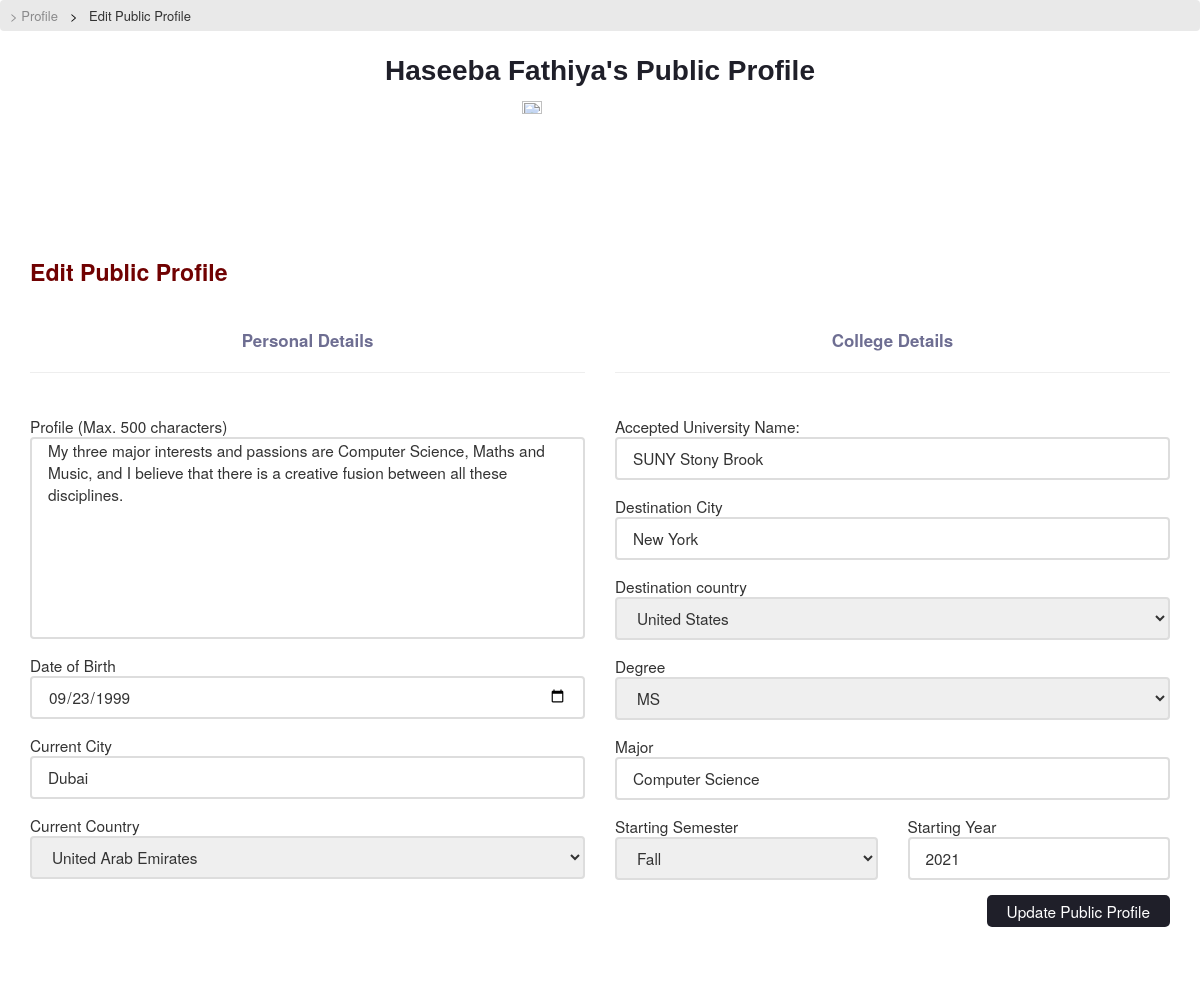
Page /user/update_public_profile/ (signed in) on the committed database.
### connect/models.py (models this page shows)
class PublicProfile(models.Model):
    user = models.OneToOneField(User, on_delete = models.CASCADE, primary_key=True)
    profile_public = models.BooleanField(default = False)
    origin_city = models.CharField(max_length = 100, blank = True, null=True)
    origin_country = CountryField(blank = True, blank_label = 'Select Country')
    destination_city = models.CharField(max_length = 100, blank = True, null=True)
    destination_country = CountryField(blank = True, blank_label = 'Select Country')
    accepted_university = models.CharField(max_length = 200, blank = True, null=True)
    major = models.CharField(max_length = 200, blank = True, null=True)
    date_of_birth = models.DateField(blank = True, null = True)
    profile = models.TextField(blank = True)
    profile_updated = models.BooleanField(default = False)
    degree = models.CharField(choices = DEGREE_CHOICES, default = 'ms', max_length = 3)
    starting_semester = models.CharField(choices = STARTING_SEMESTER_CHOICES, max_length = 5, blank = True, null=True, default = 'F')
    starting_year = models.IntegerField(blank = True, null = True)

### connect/views.py (the view)
# urls.py: path('update_public_profile/', update_public_profile_view, name = 'UpdatePublicProfile'),
def update_public_profile_view(request):
    if request.method == 'POST':
        print('public prof form has been submitted')
        form = UpdatePublicProfileForm(request.POST)
        if form.is_valid():
            print('public prof form is valid')
            degree = request.POST.get('degree')
            starting_semester = request.POST.get('starting_semester')
            major = request.POST.get('major')
            profile = request.POST.get('profile')
            date_of_birth = request.POST.get('date_of_birth')
            origin_city = request.POST.get('origin_city')
            origin_country = request.POST.get('origin_country')
            destination_city = request.POST.get('destination_city')
            destination_country = request.POST.get('destination_country')
            accepted_university = request.POST.get('accepted_university')
            starting_year = request.POST.get('starting_year')
            user = request.user
            user.refresh_from_db()
            public_profile = PublicProfile()
            public_profile.degree = degree
            public_profile.starting_semester = starting_semester
            public_profile.major = major
            public_profile.profile = profile
            public_profile.date_of_birth = date_of_birth
            public_profile.origin_city = origin_city
            public_profile.origin_country = origin_country
            public_profile.destination_city = destination_city
            public_profile.destination_country = destination_country
            public_profile.accepted_university = accepted_university
            public_profile.profile_updated = True
            public_profile.starting_year = starting_year
            public_profile.user = user
            public_profile.save()
            return redirect('user-home')
        else:
            print(form.errors)
            print('form isnt valid')
    else:
        current_user = request.user
        initial_values = {}
        if current_user.publicprofile.profile_updated:
            initial_values = {
                'profile': current_user.publicprofile.profile,
                'date_of_birth': current_user.publicprofile.date_of_birth,
                'origin_city': current_user.publicprofile.origin_city,
                'origin_country': current_user.publicprofile.origin_country,
                'destination_city': current_user.publicprofile.destination_city,
                'destination_country': current_user.publicprofile.destination_country,
                'accepted_university': current_user.publicprofile.accepted_university,
                'major': current_user.publicprofile.major,
                'starting_semester': current_user.publicprofile.starting_semester,
                'starting_year': current_user.publicprofile.starting_year,
                'degree': current_user.publicprofile.degree
            }
        form = UpdatePublicProfileForm(request.POST or None, initial = initial_values)
    context = {
        'form': form
    }
    return render(request, 'registration/update-public-profile.html', context)

### connect/forms.py (shortened to what this page needs)
class UpdatePublicProfileForm(forms.Form):
    profile = forms.CharField(widget = forms.Textarea, label = "Profile (Max. 500 characters)")
    date_of_birth = forms.DateField(label = "Date of Birth", widget=forms.widgets.DateInput(attrs={'type': 'date'}))
    origin_city = forms.CharField(label = "Current City")
    origin_country = CountryField(blank_label = "Current Country").formfield()
    destination_city = forms.CharField(label = "Destination City")
    destination_country = CountryField(blank_label = "Select Destination Country").formfield()
    accepted_university = forms.CharField(label = "Accepted University Name")
    major = forms.CharField(label = "Major")
    starting_semester = forms.ChoiceField(choices = STARTING_SEMESTER_CHOICES, label = "Starting Semester")
    starting_year = forms.IntegerField(label = "Starting Year")
    degree = forms.ChoiceField(choices = DEGREE_CHOICES)

### pages/templates/registration/update-public-profile.html (shortened to what this page needs)
{% load widget_tweaks %} {% load static %}
<head>
    <link rel="stylesheet" href="https://maxcdn.bootstrapcdn.com/bootstrap/3.3.7/css/bootstrap.min.css">
    <link rel="stylesheet" href="{%  static 'css/portal-stylesheets/form-stylesheets/update-public-profile-style.css' %}">
</head>
<ul class="breadcrumb">
    <li><a onclick="showProfile()">> Profile</a></li>
    <li>Edit Public Profile</li>
</ul>
<p class="main-heading">{{user.first_name|title}} {{user.last_name|title}}'s Public Profile</p>
{% if user.graduateadmissionsprofile.gender == 'M' %}
<img class="profile-pic" src="https://www.kavs.uniza.sk/images/Avatar_img/avatar-user-student-3e3e52aa56aeb627-512x512.png" alt="profile_pic"> {% else %}
<img class="profile-pic" src="https://cdn.iconscout.com/icon/premium/png-512-thumb/female-avatar-12-774634.png" alt="profile_pic"> {% endif %}
<div class="section">
    <p class="section-heading">Edit Public Profile</p>
    <form method="POST" action="{% url 'UpdatePublicProfile' %}">{% csrf_token %} {{ form.non_field_errors }}
        <div class="side-by-side">
            <div>
                <p class="subheading">Personal Details</p>
                <hr>
                <br>{{form.profile.errors}} {{form.profile.label}} {% render_field form.profile placeholder='Something about yourself...' class='form-field' maxlength='500' rows='9' id="profile_textarea" %}
                <br> {{ form.date_of_birth.errors }} {{form.date_of_birth.label}} {% render_field form.date_of_birth placeholder='DOB' class='form-field'%}
                <br> {{ form.origin_city.errors }} {{form.origin_city.label}} {% render_field form.origin_city placeholder='Current City' class='form-field'%}
                <br> {{ form.origin_country.errors }} Current Country {% render_field form.origin_country placeholder='Current Country' class='form-field'%}
            </div>
            <div>
                <p class="subheading">College Details</p>
                <hr>
                <br>{{form.accepted_university.errors}} {{form.accepted_university.label}}: {% render_field form.accepted_university placeholder='College Name' class='form-field' %}
                <br> {{ form.destination_city.errors }} {{form.destination_city.label}} {% render_field form.destination_city placeholder='City' class='form-field'%}
                <br> {{ form.destination_country.errors }} {{form.destination_country.label}} {% render_field form.destination_country placeholder='Country' class='form-field'%}
                <br> {{ form.degree.errors }} {{form.degree.label}} {% render_field form.degree placeholder='Degree' class='form-field'%}
                <br> {{ form.major.errors }} {{form.major.label}} {% render_field form.major placeholder='Major' class='form-field'%}
                <div class="side-by-side">
                    <div>
                        {{ form.starting_semester.errors }} {{form.starting_semester.label}} {% render_field form.starting_semester placeholder='Starting Semester' class='form-field'%}
                    </div>
                    <div>
                        {{ form.starting_year.errors }} {{form.starting_year.label}} {% render_field form.starting_year placeholder='Starting Year' class='form-field'%}
                    </div>
                </div>
            </div>
        </div>
        <button type="submit" id="update-profile-button">Update Public Profile</button>
    </form>
</div>

### pages/static/css/portal-stylesheets/form-stylesheets/update-public-profile-style.css (style rules this page uses)
.main-heading { font-family: Arial, Helvetica, sans-serif; color: #1F1F29; font-weight: bold; font-size: 2em; text-align: center; }
.profile-pic { width: 13%; display: block; margin: 0 auto; }
.section { padding: 30px; background-color: #fff; margin: 20px 0px; font-size: 1.1em; word-wrap: break-word; }
.section-heading { font-size: 1.5em; font-weight: bold; color: #700101; }
.subheading { color: #6E6E92; font-weight: bold; margin-top: 30px; text-align: center; font-size: 1.1em; }
.side-by-side { display: grid; grid-template-columns: 1fr 1fr; gap: 30px; }
.form-field { height: 43px; padding: 0 16px; border: 2px solid #ddd; border-radius: 4px; outline: 0; transition: .2s; width: 100%; font-size: 1em; margin-bottom: 15px; }
ul.breadcrumb { padding: 5px 10px; list-style: none; background-color: #e9e9e9; }
ul.breadcrumb li { display: inline; font-size: 13px; cursor: pointer; }
ul.breadcrumb li+li:before { padding: 8px; color: black; content: ">\00a0"; }
ul.breadcrumb li a { color: #8A8A8B; text-decoration: none; }
#profile_textarea { height: auto; resize: none; }
button { background-color: #1F1F29; color: white; padding: 5px 20px; border-radius: 5px; cursor: pointer; border: none; float: right; }

### rows in the picture
PublicProfile: profile "My three major interests and passions are Computer Science, Maths and Music, and I believe that there is a creative fusion between all these disciplines.", date_of_birth "09/23/1999", origin_city "Dubai", origin_country "United Arab Emirates", accepted_university "SUNY Stony Brook", destination_city "New York", destination_country "United States", degree "MS", major "Computer Science", starting_semester "Fall", starting_year "2021"

### other values in the picture
{{ user.first_name|title }} "Haseeba"
{{ user.last_name|title }} "Fathiya"
